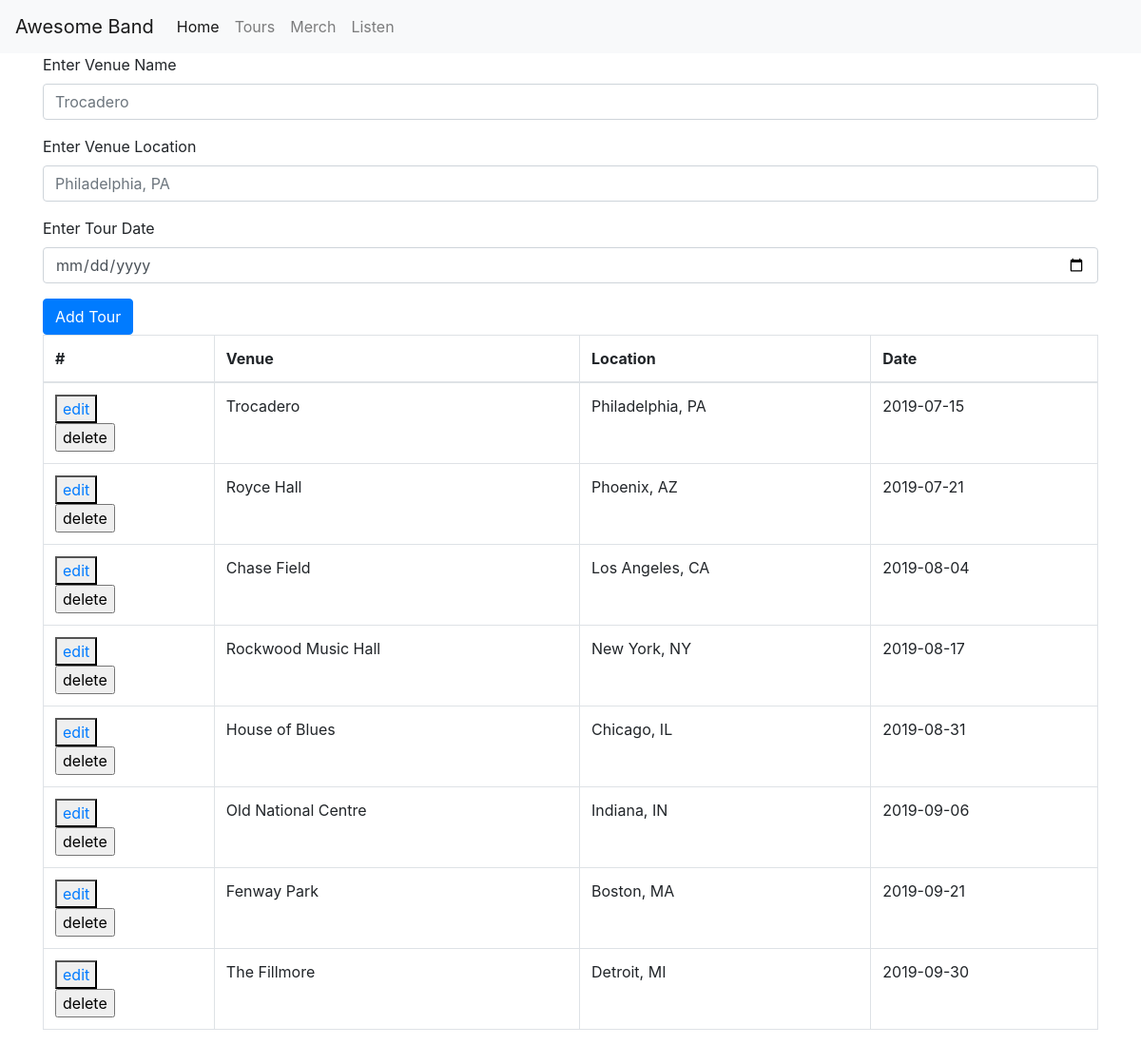
Screenshot of /admin_tour (signed in) with the database file from the repository.
### app.py (models this page shows)
class Tours(db.Model):
    __tablename__="tours"
    id = db.Column(db.Integer, primary_key=True)
    venue = db.Column(db.String(255))
    location = db.Column(db.String(255))
    date = db.Column(db.String(255))
    created_at = db.Column(db.DateTime, server_default=func.now())
    updated_at = db.Column(db.DateTime, server_default=func.now(), onupdate=func.now())

### app.py (the view)
@app.route('/admin_tour')
def admin_tour():
    if 'admin_id' not in session:
        return redirect('/')
    all_tours = Tours.query.all()
    return render_template('admin_tour.html', all_tours=all_tours)

### templates/admin_tour.html (shortened to what this page needs)
<!DOCTYPE html>
<html lang="en">
    <head>
        <link rel="stylesheet" href="https://stackpath.bootstrapcdn.com/bootstrap/4.3.1/css/bootstrap.min.css">
    </head>
    <body>
        <nav class="navbar navbar-expand-lg navbar-light bg-light">
            <a class="navbar-brand" href="/admin_home">Awesome Band</a>
            <div class="collapse navbar-collapse" id="navbarSupportedContent">
                <ul class="navbar-nav mr-auto">
                    <li class="nav-item active">
                        <a href="/admin_home" class="nav-link" href="#">Home <span class="sr-only">(current)</span></a>
                    </li>
                    <li class="nav-item">
                        <a href="/admin_tour" class="nav-link" href="#">Tours</a>
                    </li>
                    <li class="nav-item">
                        <a href="/merch" class="nav-link" href="#">Merch</a>
                    </li>
                    <li class="nav-item">
                        <a href="/listen" class="nav-link" href="#">Listen</a>
                    </li>
                </ul>
            </div>
        </nav>
        <div class="container">
            <form action="/add_tour" method="POST" id="addTour">
                <div class="form-group">
                    <label for="venue">Enter Venue Name</label>
                    <input type="text" class="form-control" name="venue" placeholder="Trocadero">
                </div>
                <div class="form-group">
                    <label for="location">Enter Venue Location</label>
                    <input type="text" class="form-control" name="location" placeholder="Philadelphia, PA">
                </div>
                <div class="form-group">
                    <label for="date">Enter Tour Date</label>
                    <input type="date" class="form-control" name="date" placeholder="12/23/1995">
                </div>
                <button type="submit" class="btn btn-primary">Add Tour</button>
            </form>
            <table class="table table-bordered">
                    <thead>
                        <tr>
                            <th scope="col">#</th>
                            <th scope="col">Venue</th>
                            <th scope="col">Location</th>
                            <th scope="col">Date</th>
                        </tr>
                    </thead>
                    <tbody>
                        {% for tours in all_tours %}
                            <tr>
                                <th scope="row">
                                    <button>
                                        <a href="/tours/{{tours.id}}/edit">edit</a>
                                    </button>
                                    <form action="/tours/{{tours.id}}/delete" method="POST">
                                        <input type="submit" value="delete">
                                    </form></th>
                                <td>{{tours.venue}}</td>
                                <td>{{tours.location}}</td>
                                <td>{{tours.date}}</td>
                            </tr>
                        {% endfor %}
                    </tbody>
            </table>
        </div>
    </body>
</html>

### rows the page displays
Tours: venue "Trocadero", location "Philadelphia, PA", date "2019-07-15"
Tours: venue "Royce Hall", location "Phoenix, AZ", date "2019-07-21"
Tours: venue "Chase Field", location "Los Angeles, CA", date "2019-08-04"
Tours: venue "Rockwood Music Hall", location "New York, NY", date "2019-08-17"
Tours: venue "House of Blues", location "Chicago, IL", date "2019-08-31"
Tours: venue "Old National Centre", location "Indiana, IN", date "2019-09-06"
Tours: venue "Fenway Park", location "Boston, MA", date "2019-09-21"
Tours: venue "The Fillmore", location "Detroit, MI", date "2019-09-30"
